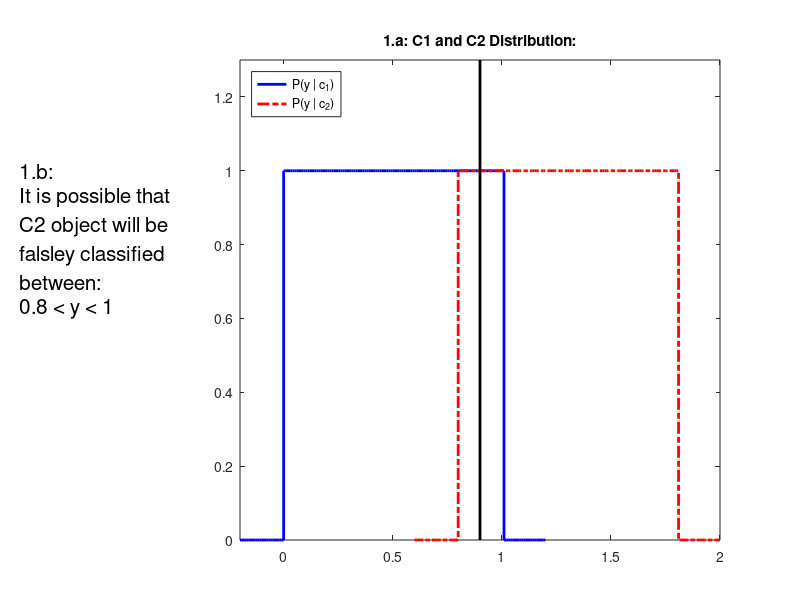

Write the MATLAB code that produced this figure. (Note: this script raises an error after producing the figure.)
%% Q 1

% Code:
clear all, close all, clc;
addpath([genpath('./materials') genpath('./functions')])

% A:
pd1 = makedist('Uniform');
pd2 = makedist('Uniform');

A1 = 0;
B1 = 1;
X1 = -0.2:0.01:1.2;
uni1 = unifpdf(X1,A1,B1);
A2 = 0.8;
B2 = 1.8;
X2 = 0.6:0.01:2;
uni2 = unifpdf(X2,A2,B2);

f = figure(1);
ax_plot = axes('Position',[.3 .1 .6 .8]);
stairs(ax_plot, X1, uni1, 'b', 'linewidth', 2), title('1.a: C1 and C2 Distribution:'), hold on;
stairs(X2, uni2, 'r-.', 'linewidth', 2), xlim([-0.2 2]), ylim([0 1.3]);

% B:
line([0.9 0.9], get(gca, 'ylim'),'color', 'k', 'linewidth', 2)
legend({'P(y | c_1)','P(y | c_2)' },'Location','northwest')
hold off;

ax_txt = axes('Position',[0 0 1 1],'Visible','off');
axes(ax_txt)
descr = {'1.b:';
    'It is possible that';
    'C2 object will be';
    'falsley classified';
    'between:';
    '0.8 < y < 1'};
text(.025, 0.6, descr, 'FontSize', 15)
% Answers:

%% Q 2

% Code:
figure(2);
data1 = [repelem(4,3) repelem(5,6) repelem(6,16) repelem(7,20) ...
    repelem(8,30) repelem(9,18) repelem(10,7)];
histogram(data1, 4:11), title('2.a: 0 and 1 Area Histogram and distribution'), hold on;
dnorm1  = fitdist(data1(:), 'Normal');
X1 = 0:0.1:14;
Y1 = pdf(dnorm1, X1);
plot(X1, Y1*70,'b', 'linewidth', 2);

data2 = [repelem(2,8) repelem(3,19) repelem(4,41) repelem(5,20) ...
    repelem(6,7) repelem(7,5)];
histogram(data2, 2:8);
dnorm2  = fitdist(data2(:), 'Normal');
X2 = 0:0.1:9;
Y2 = pdf(dnorm2, X2);
plot(X2, Y2*110,'r', 'linewidth', 2);

dist_lm = mean([mean(data1) mean(data2)]);
line([dist_lm dist_lm], get(gca, 'ylim'),'color', 'g', 'linewidth', 2)
line([6 6], get(gca, 'ylim'),'color', 'k', 'linewidth', 2)

legend({'Zero Area Hist', 'P(x|zero)', 'One Area Hist', 'P(x|one', 'Min distance border', 'Probabilty border'})

figure(3)
ax_plot = axes('Position',[.37 .1 .57 .8]);
histogram(data1, 4:11),title('2.b: Decision borders.'), hold on;
plot(ax_plot, X1, Y1*70,'b', 'linewidth', 2);


histogram(data2, 2:8);
plot(X2, Y2*110,'r', 'linewidth', 2);

line([dist_lm dist_lm], get(gca, 'ylim'),'color', 'g', 'linewidth', 2)
line([6 6], get(gca, 'ylim'),'color', 'k', 'linewidth', 2)

legend({'Zero Area Hist', 'P(x|zero)', 'One Area Hist', 'P(x|one', 'Min distance border', 'Probabilty border'})
xlim([5 8]), ylim([0 20])

ax_txt = axes('Position',[0 0 1 1],'Visible','off');
axes(ax_txt)
descr = {'2.b:';
    'Decision by Min distance:';
    sprintf('1 if Area < %g', dist_lm);
    sprintf('0 if Area %s%g', '{\geq}', dist_lm);
    '';
    'Decision by probabilty:';
    '1 if Area <6';
    '0 if Area {\geq}6'};
text(.025,0.6,descr, 'FontSize', 15)


%% Q 3

% A:
letters = ['A' 'B' 'C' 'D' 'E' 'F' 'G' 'H' 'I' 'J' 'K' 'L' 'M' 'N' 'O' 'P' 'Q' 'R' 'S' 'T' 'U' 'V' 'W' 'X' 'Y' 'Z'];
num_edges = [2 0 2 0 3 3 2 4 2 2 4 2 2 2 0 1 1 2 2 3 2 2 2 4 3 2];
num_T = [2 1 0 0 1 1 0 2 0 0 2 0 0 0 0 1 1 2 0 1 0 0 0 4 1 0];
num_X = [0 0 0 0 0 0 0 0 0 0 1 0 0 0 0 0 0 0 0 0 0 0 0 1 0 0];

fprintf('3.a:\n')
fprintf('P(letter=P|edges=1) = 0.5 | P and Q has 1 edge\n')
fprintf('P(letter=H|edges=4) = 1/3 | H K and X has 4 edges\n')
fprintf('P(letter=B|edges=0 and T=1) = 1 | only B has 0 edges and 1 T junction\n')

% B:
fprintf('3.b:\n')
fprintf('They will not be valid, corupted text can have totaly different number of Edges and T junctions.\n')

% Answers:


%% Q 4
figure(4)
answer = imread('q4.jpg');
image(answer)

%% Q 5

% Code:
% A:
[mu1 sigma1] = group_density('cell1.bmp');
[mu2 sigma2] = group_density('cell2.bmp');

group_prob = @(xi, mu, sigma) exp(-((xi-mu)^2 / (2*sigma))) / (2*pi*sigma) ^ (1/2);

C = objects_features('test.bmp');

cell1 = 0;
cell2 = 0;

% B: Most Likelihood
for c = C
    cell1_prob = group_prob(c, mu1, sigma1);
    cell2_prob = group_prob(c, mu2, sigma2);
    
    if cell1_prob > cell2_prob
        cell1 = cell1 + 1;
    else
        cell2 = cell2 + 1;
    end
    
end

fprintf('5.b:\nAccording to %s: we have %g cell1 and %g cell2\n', 'most likelihood', cell1, cell2);

cell1 = 0;
cell2 = 0;

for c = C
    cell1_dist = (c - mu1) ^ 2;
    cell2_dist = (c - mu2) ^ 2;
    
    if cell1_dist < cell2_dist
        cell1 = cell1 + 1;
    else
        cell2 = cell2 + 1;
    end
    
end

fprintf('According to %s: we have %g cell1 and %g cell2\n', 'Smallest distance', cell1, cell2);

% Answers:

%% Used Functions:
%
%   function [ mu, sigma ] = group_density( file_name )
%  
%       C = objects_features(file_name);
%       n = length(C);
%       mu = sum(C) / n;
%       sigma = sum((C-mu).^2) / n;
%  
%   end
%   
%   function [ C ] = objects_features( file_name )
%   %OBJECTS_FEATURES Summary of this function goes here
%   %   Detailed explanation goes here
%   img = imread(file_name);
%   
%   [seg_im, vals] = segmentation(img);
%   C = [];
%   for val=vals(1 : end-1)
%       c = circularity(seg_im, val);
%       C = [C c];
%   end
%   
%   end
%   
%   function [ c ] = circularity( image, val )
%   % circularity Calculates circularity for segmented shape.
%   % c = circularity calculation.
%   % image = segmented image.
%   % val = segmented shape value.
%   
%   area = length(find(image == val));
%   perim = myPerim(image, val);
%   c = (4*pi*area)/perim^2;
%   end
%   
%   function [ perim ] = laplace_perim( image, val )
%  
%   image(image ~= val) = 255;
%   dseg = double(image);
%   del_seg = del2(dseg);
%   perim = length(find(del_seg<0));
%   end
%   
%   function [ perim ] = myPerim( image, val )
%   perim = 0;
%   [nrows, ncols] = size(image);
%   for x = 1:ncols
%       for y = 1:nrows
%           if image(y, x) == val
%               k = 0;
%               for i = -1:1
%                   for j = -1:1
%                       if x+i < 1 || y+j < 1
%                           continue
%                       end
%                       if image(y+j, x+i) == 255
%                           k = k + 1;
%                           break;
%                       end
%                   end
%                   if k ~= 0
%                       break
%                   end
%               end
%               if k ~= 0
%                   perim = perim + 1;
%                   k = 0;
%               end
%           end
%       end
%   end
%   end
%  
%   function [ seg_pic, vals ] = segmentation( image )
%   
%   gray_pic = rgb2gray(image);
%   seg_pic = gray_pic;
%   [nrows, ncols] = size(gray_pic(:,:,1));
%   vals(1) = 1;
%   ind = 1;
%   for x = 2:ncols-1
%       for y = 2:nrows-1
%           if seg_pic(x,y) == 0
%               seg_pic = region_grow(seg_pic, vals(ind), x, y);
%               ind = ind + 1;
%               vals(ind) = vals(ind-1) + 10;
%           end
%       end
%   end
%    
%   function [gray_pic] = region_grow(gray_pic, val, x, y)
%       gray_pic(x,y) = val;
%       [nrows, ncols] = size(gray_pic);
%       for i = -1:1
%          for j= -1:1
%               if x+i < 1 || y+j < 1
%                   continue
%               end
%               if x+i > nrows || y+j > ncols
%                   break
%               end
%               if gray_pic(x+i, y+j)==0
%               gray_pic = region_grow(gray_pic, val, x+i, y+j);
%               end
%           end
%       end
%   end
%   end




